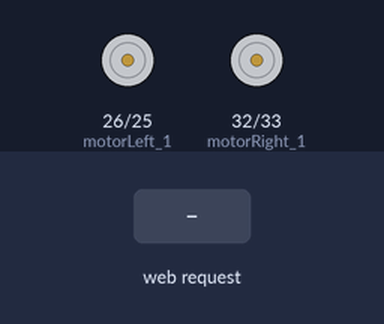
Bench run of a sketch on a simulated ESP32. On the bench: motor-driver pin pairs drawn as motors (green arrow = first pin HIGH = forward, orange = second pin HIGH = backward, longer = more drive). The test bench sets the inputs (shaded band). WiFi joins after 1.5 s; servers stay silent unless stated; what the sketch prints to the serial monitor is not drawn.

Above: at 2.7 s.
2.8 s: HTTP request GET /start received
At 3.8 s:
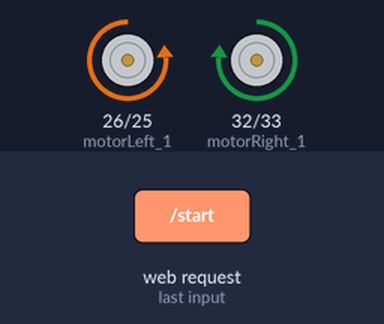
Timing chart, 0 to 13.3 s (numbered marks = the images above; inputs shaded):
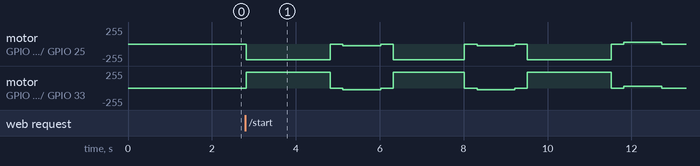

The sketch:

code.ino
```cpp
#include <WiFi.h>
#include <WebServer.h>

const int CAR_ID = 1;

IPAddress local_IP(192, 168, 137, 49 + CAR_ID);
IPAddress gateway(192, 168, 137, 1);
IPAddress subnet(255, 255, 255, 0);

// =========================
// Motor Pins
// =========================
const int motorLeft_1  = 26;
const int motorLeft_2  = 25;
const int motorRight_1 = 32;
const int motorRight_2 = 33;

// =========================
// Default PWM Settings
// =========================
const int defaultPwmFreq       = 5000;
const int defaultPwmResolution = 8;

// =========================
// Default Motor Speed
// =========================
const int defaultMotorSpeed   = 240;
const int defaultMotorSpeed_t = 25;

// =========================
// Runtime Settings
// =========================
int pwmFreq       = defaultPwmFreq;
int pwmResolution = defaultPwmResolution;

int motorSpeed   = defaultMotorSpeed;
int motorSpeed_t = defaultMotorSpeed_t;

// =========================
// WiFi
// =========================
const char* ssid     = "DESKTOPVK0NUK8";
const char* password = "k1234567";

WebServer server(80);


// =====================================================
// Motor Functions
// =====================================================

void moveForward() {
  ledcWrite(motorLeft_1, 0);
  ledcWrite(motorRight_2, 0);

  ledcWrite(motorRight_1, motorSpeed);
  ledcWrite(motorLeft_2, motorSpeed);
}

void moveBackward() {
  ledcWrite(motorLeft_1, motorSpeed);
  ledcWrite(motorLeft_2, 0);

  ledcWrite(motorRight_1, 0);
  ledcWrite(motorRight_2, motorSpeed);
}

void turnLeft() {
  ledcWrite(motorLeft_1, motorSpeed_t);
  ledcWrite(motorLeft_2, 0);

  ledcWrite(motorRight_1, motorSpeed_t);
  ledcWrite(motorRight_2, 0);
}

void turnRight() {
  ledcWrite(motorLeft_1, 0);
  ledcWrite(motorLeft_2, motorSpeed_t);

  ledcWrite(motorRight_1, 0);
  ledcWrite(motorRight_2, motorSpeed_t);
}

void moveStop() {
  ledcWrite(motorLeft_1, 0);
  ledcWrite(motorLeft_2, 0);
  ledcWrite(motorRight_1, 0);
  ledcWrite(motorRight_2, 0);
}


// =====================================================
// Start Function
// =====================================================

void handleStart() {

  Serial.println();
  Serial.println("========== START ==========");
  Serial.print("Motor Speed : ");
  Serial.println(motorSpeed);

  Serial.print("Turn Speed  : ");
  Serial.println(motorSpeed_t);

  Serial.print("PWM Freq    : ");
  Serial.println(pwmFreq);

  Serial.print("PWM Res     : ");
  Serial.println(pwmResolution);

  Serial.println("===========================");


  moveStop();

  moveForward();
  delay(2000);

  moveStop();
  delay(300);

  turnRight();
  delay(900);

  moveStop();
  delay(300);

  moveForward();
  delay(1700);

  moveStop();
  delay(300);

  turnRight();
  delay(900);

  moveStop();
  delay(300);

  moveForward();
  delay(2000);

  moveStop();
  delay(300);

  turnLeft();
  delay(900);

  moveStop();


  Serial.println("[Start] Sequence Finished.");
}


// =====================================================
// Web UI
// =====================================================

void handleRoot() {

  String html = R"rawliteral(
<!DOCTYPE html>
<html lang="en" translate="no">

<head>

<meta charset="utf-8">

<meta name="google" content="notranslate">

<meta name="viewport"
content="width=device-width,
initial-scale=1.0,
maximum-scale=1.0,
user-scalable=no,
viewport-fit=cover">

<title>ESP32 Motor Settings</title>

<style>

* {
  box-sizing: border-box;
  -webkit-tap-highlight-color: transparent;
}

body {

  font-family:
    -apple-system,
    BlinkMacSystemFont,
    "Segoe UI",
    Roboto,
    Helvetica,
    Arial,
    sans-serif;

  background:
    radial-gradient(
      circle at top,
      #172033 0%,
      #0b0e14 55%,
      #07090d 100%
    );

  color: white;

  margin: 0;

  min-height: 100vh;

  padding:
    25px
    16px
    30px;

  display: flex;

  justify-content: flex-start;

  align-items: center;

  flex-direction: column;
}


/* =========================
   Header
========================= */

.header {

  width: 100%;

  max-width: 430px;

  display: flex;

  justify-content: space-between;

  align-items: center;

  margin-bottom: 25px;

}

.title {

  font-size: 22px;

  font-weight: 700;

  color: #00a3ff;

  letter-spacing: -0.5px;

}

.car {

  background:
    linear-gradient(
      135deg,
      #ff9900,
      #ff5500
    );

  padding:
    6px
    14px;

  border-radius: 20px;

  font-size: 12px;

  font-weight: 800;

  box-shadow:
    0 4px 15px
    rgba(255, 102, 0, 0.3);

}


/* =========================
   Main Card
========================= */

.card {

  width: 100%;

  max-width: 430px;

  background:
    rgba(255,255,255,0.06);

  border:
    1px solid
    rgba(255,255,255,0.12);

  border-radius: 28px;

  padding: 22px;

  box-shadow:
    0 20px 60px
    rgba(0,0,0,0.35);

  backdrop-filter:
    blur(15px);

  -webkit-backdrop-filter:
    blur(15px);

}


/* =========================
   Section
========================= */

.section-title {

  font-size: 13px;

  color:
    rgba(255,255,255,0.55);

  font-weight: 700;

  text-transform:
    uppercase;

  letter-spacing: 1px;

  margin-bottom: 18px;

}


/* =========================
   Input
========================= */

.setting {

  margin-bottom: 18px;

}

.setting:last-child {

  margin-bottom: 0;

}

.label-row {

  display: flex;

  justify-content:
    space-between;

  align-items: center;

  margin-bottom: 8px;

}

.label {

  font-size: 14px;

  font-weight: 600;

}

.unit {

  font-size: 11px;

  color:
    rgba(255,255,255,0.4);

}


input {

  width: 100%;

  height: 54px;

  border-radius: 15px;

  border:
    1px solid
    rgba(255,255,255,0.15);

  background:
    rgba(0,0,0,0.25);

  color: white;

  font-size: 20px;

  font-weight: 700;

  text-align: center;

  outline: none;

  padding: 0 15px;

  transition: 0.2s;

}

input:focus {

  border-color:
    #00a3ff;

  box-shadow:
    0 0 0 3px
    rgba(0,163,255,0.12);

}


/* =========================
   Start Button
========================= */

.start {

  width: 100%;

  height: 65px;

  margin-top: 25px;

  border: none;

  border-radius: 18px;

  background:
    linear-gradient(
      135deg,
      #00a3ff,
      #0077ff
    );

  color: white;

  font-size: 18px;

  font-weight: 800;

  letter-spacing: 0.3px;

  cursor: pointer;

  box-shadow:
    0 10px 30px
    rgba(0,163,255,0.28);

  transition:
    transform 0.1s,
    box-shadow 0.1s;

}

.start:active {

  transform:
    scale(0.97);

  box-shadow:
    0 4px 15px
    rgba(0,163,255,0.25);

}


/* =========================
   Status
========================= */

.status {

  text-align: center;

  margin-top: 16px;

  font-size: 12px;

  color:
    rgba(255,255,255,0.45);

}

.status.ok {

  color: #35e58a;

}

</style>

</head>


<body>


<div class="header">

  <div class="title">
    ESP32 Motor
  </div>

  <div class="car">
    CAR )rawliteral";

  html += String(CAR_ID);

  html += R"rawliteral(
  </div>

</div>


<div class="card">


  <div class="section-title">
    Motor Settings
  </div>


  <!-- Motor Speed -->

  <div class="setting">

    <div class="label-row">

      <div class="label">
        Motor Speed
      </div>

      <div class="unit">
        0 - 255
      </div>

    </div>

    <input
      id="motorSpeed"
      type="number"
      min="0"
      max="255"
      value=")rawliteral";

  html += String(motorSpeed);

  html += R"rawliteral("
    >

  </div>


  <!-- Turn Speed -->

  <div class="setting">

    <div class="label-row">

      <div class="label">
        Turn Speed
      </div>

      <div class="unit">
        0 - 255
      </div>

    </div>

    <input
      id="turnSpeed"
      type="number"
      min="0"
      max="255"
      value=")rawliteral";

  html += String(motorSpeed_t);

  html += R"rawliteral("
    >

  </div>


  <!-- PWM Frequency -->

  <div class="setting">

    <div class="label-row">

      <div class="label">
        PWM Frequency
      </div>

      <div class="unit">
        Hz
      </div>

    </div>

    <input
      id="pwmFreq"
      type="number"
      min="1"
      max="100000"
      value=")rawliteral";

  html += String(pwmFreq);

  html += R"rawliteral("
    >

  </div>


  <!-- PWM Resolution -->

  <div class="setting">

    <div class="label-row">

      <div class="label">
        PWM Resolution
      </div>

      <div class="unit">
        bits
      </div>

    </div>

    <input
      id="pwmResolution"
      type="number"
      min="1"
      max="16"
      value=")rawliteral";

  html += String(pwmResolution);

  html += R"rawliteral("
    >

  </div>


  <button
    class="start"
    onclick="startCar()">

    ▶ START

  </button>


  <div
    id="status"
    class="status">

    Ready

  </div>


</div>


<script>


function startCar() {

  const motor =
    document.getElementById(
      "motorSpeed"
    ).value;

  const turn =
    document.getElementById(
      "turnSpeed"
    ).value;

  const freq =
    document.getElementById(
      "pwmFreq"
    ).value;

  const resolution =
    document.getElementById(
      "pwmResolution"
    ).value;


  const status =
    document.getElementById(
      "status"
    );


  // =========================
  // Validate
  // =========================

  if (
    motor < 0 ||
    motor > 255 ||
    turn < 0 ||
    turn > 255 ||
    freq < 1 ||
    resolution < 1 ||
    resolution > 16
  ) {

    status.innerText =
      "Invalid value";

    status.className =
      "status";

    return;

  }


  status.innerText =
    "Sending settings...";

  status.className =
    "status";


  const url =
    "/start?motor=" +
    encodeURIComponent(motor) +

    "&turn=" +
    encodeURIComponent(turn) +

    "&freq=" +
    encodeURIComponent(freq) +

    "&resolution=" +
    encodeURIComponent(resolution);


  fetch(url)

    .then(response => {

      if (!response.ok) {
        throw new Error();
      }

      return response.text();

    })

    .then(data => {

      status.innerText =
        "Started";

      status.className =
        "status ok";

    })

    .catch(error => {

      status.innerText =
        "Connection Error";

      status.className =
        "status";

    });

}

</script>


</body>

</html>

)rawliteral";


  server.send(
    200,
    "text/html",
    html
  );
}


// =====================================================
// Handle Start + Receive Settings
// =====================================================

void handleStartRequest() {

  // รับค่าจาก Web UI

  if (server.hasArg("motor")) {
    motorSpeed =
      server.arg("motor").toInt();
  }

  if (server.hasArg("turn")) {
    motorSpeed_t =
      server.arg("turn").toInt();
  }

  if (server.hasArg("freq")) {
    pwmFreq =
      server.arg("freq").toInt();
  }

  if (server.hasArg("resolution")) {
    pwmResolution =
      server.arg("resolution").toInt();
  }


  // =========================
  // จำกัดค่าป้องกันผิดพลาด
  // =========================

  motorSpeed =
    constrain(
      motorSpeed,
      0,
      255
    );

  motorSpeed_t =
    constrain(
      motorSpeed_t,
      0,
      255
    );

  pwmFreq =
    constrain(
      pwmFreq,
      1,
      100000
    );

  pwmResolution =
    constrain(
      pwmResolution,
      1,
      16
    );


  // =========================
  // ตอบกลับ Browser ก่อน
  // =========================

  server.send(
    200,
    "text/plain",
    "START"
  );


  // =========================
  // แสดงค่าที่รับมา
  // =========================

  Serial.println();
  Serial.println("========== SETTINGS ==========");

  Serial.print("Motor Speed   : ");
  Serial.println(motorSpeed);

  Serial.print("Turn Speed    : ");
  Serial.println(motorSpeed_t);

  Serial.print("PWM Frequency : ");
  Serial.println(pwmFreq);

  Serial.print("PWM Resolution: ");
  Serial.println(pwmResolution);

  Serial.println("==============================");


  // =========================
  // Start sequence
  // =========================

  handleStart();
}


// =====================================================
// Setup
// =====================================================

void setup() {

  Serial.begin(115200);


  // =========================
  // PWM
  // =========================

  ledcAttach(
    motorLeft_1,
    pwmFreq,
    pwmResolution
  );

  ledcAttach(
    motorLeft_2,
    pwmFreq,
    pwmResolution
  );

  ledcAttach(
    motorRight_1,
    pwmFreq,
    pwmResolution
  );

  ledcAttach(
    motorRight_2,
    pwmFreq,
    pwmResolution
  );


  moveStop();


  // =========================
  // WiFi
  // =========================

  WiFi.setSleep(false);

  WiFi.mode(WIFI_STA);


  if (!WiFi.config(
        local_IP,
        gateway,
        subnet
      )) {

    Serial.println(
      "[ERROR] Static IP Configuration Failed!"
    );

  }


  WiFi.begin(
    ssid,
    password
  );


  Serial.println();

  Serial.print(
    "Connecting to WiFi SSID: "
  );

  Serial.println(ssid);


  while (
    WiFi.status() != WL_CONNECTED
  ) {

    delay(500);

    Serial.print(".");

  }


  Serial.println(
    "\n--- WiFi Connected ---"
  );

  Serial.print(
    "Car ID: "
  );

  Serial.println(CAR_ID);


  Serial.print(
    "IP Address: "
  );

  Serial.println(
    WiFi.localIP()
  );


  // =========================
  // Web Server
  // =========================

  server.on(
    "/",
    handleRoot
  );

  server.on(
    "/start",
    handleStartRequest
  );


  server.begin();


  Serial.println(
    "HTTP WebServer Started."
  );

}


// =====================================================
// Loop
// =====================================================

void loop() {

  server.handleClient();

}
```
